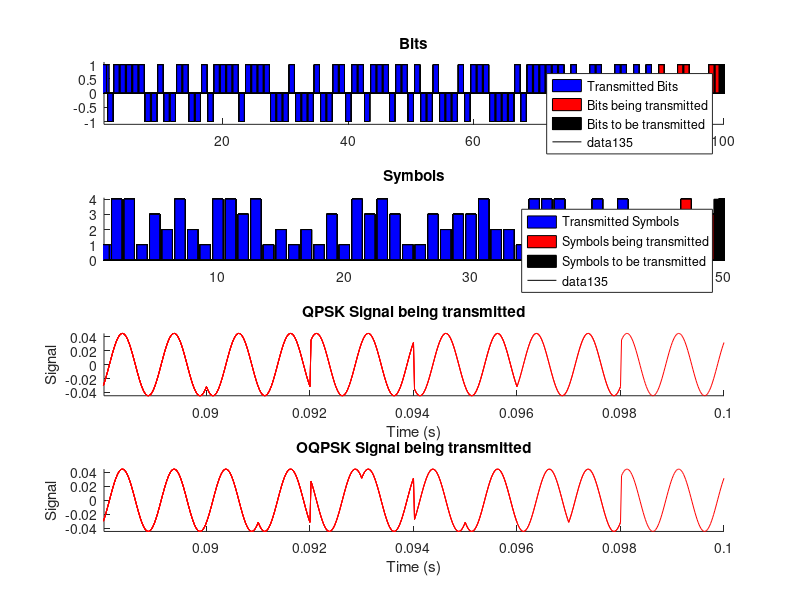

This figure's MATLAB source: (Note: this script raises an error after producing the figure.)
%   Simulating a OQPSK transmission
%   Nb bits are randomly generated and modulated to OQPSK
%   The random bits, the symbols and the OQPSK signal waveform are plotted
%   Also, the QPSK signal waveform is plotted to be compare with OQPSK
%   By Marcelino Silva, March 2nd, 2020

%Optional
clear all;
close all;

%Parameters
Tb = 1e-3;  %Bit duration (s)
T = 2*Tb;   %Symbol duration
t = [T/100:T/100:T]; %Time interval to plot one waveform period

nc = 2;     %Cycles number
fc = nc/T;  %Frequency

Eb = 1e-6;  %Bit energy
E = Eb*2;   %Symbol energy

Nb = 100;   %Number of bits to be transmitted
NM = Nb/2;  %Number of symbols to be transmitted

J = 6;   %Number of symbols to plot the signal waveform (symbols being transmitted)

%Base functions
phi1t = sqrt(2/T).*cos(2*pi*fc.*t);
phi2t = sqrt(2/T).*sin(2*pi*fc.*t);

%Signals: s1(t), s2(t), s3(t) and s4(t) for QPSK
i=1; s1t = +sqrt(E)*cos((2*i-1)*pi/4)*phi1t -sqrt(E)*sin((2*i-1)*pi/4)*phi2t;
i=2; s2t = +sqrt(E)*cos((2*i-1)*pi/4)*phi1t -sqrt(E)*sin((2*i-1)*pi/4)*phi2t;
i=3; s3t = +sqrt(E)*cos((2*i-1)*pi/4)*phi1t -sqrt(E)*sin((2*i-1)*pi/4)*phi2t;
i=4; s4t = +sqrt(E)*cos((2*i-1)*pi/4)*phi1t -sqrt(E)*sin((2*i-1)*pi/4)*phi2t;

%Random bits to be transmitted
bits = randn(Nb,1);
bits(find(bits<=0)) = -1; % -1 means bit 0
bits(find(bits>0)) = +1; % +1 means bit 1

%Symbols Codification
m = zeros(1,NM);
for i=1:2:Nb,
    if(bits(i)==+1),
        if(bits(i+1)==+1)  %symbol m4 = [1 1]
            m((i+1)/2) = 4;
        else            %symbo ml = [1 0]
            m((i+1)/2) = 1;
        end
    else
        if(bits(i+1)==+1)  %symbol m3 = [0 1]
            m((i+1)/2) = 3;
        else            %symbol m2 = [0 0]
            m((i+1)/2) = 2;
        end
    end
end

%offset
lt = length(t);
delay = lt/2;

%QPSK Signal
s = zeros(1,lt*NM);
for i=1:NM,
    if (m(i)==1)
        s(lt*(i-1)+1:lt*i) = s1t;
    elseif (m(i)==2)
        s(lt*(i-1)+1:lt*i) = s2t;
    elseif (m(i)==3)
        s(lt*(i-1)+1:lt*i) = s3t;
    elseif (m(i)==4)
        s(lt*(i-1)+1:lt*i) = s4t;
    end
end

%OQPSK signal
soff = zeros(1,lt*NM);
OFFSET = zeros(1,delay);

for i=1:NM,
    
    if (m(i)==1)
        inp  = +sqrt(E/2)*phi1t;
        quad = -sqrt(E/2)*phi2t;
        soff(lt*(i-1)+1:lt*i) = inp + [OFFSET quad(1:delay)];
        
    elseif (m(i)==2)
        inp  = -sqrt(E/2)*phi1t;
        quad = -sqrt(E/2)*phi2t;
        soff(lt*(i-1)+1:lt*i) = inp + [OFFSET quad(1:delay)];
    
    elseif (m(i)==3)
        inp  = -sqrt(E/2)*phi1t;
        quad = +sqrt(E/2)*phi2t;
        soff(lt*(i-1)+1:lt*i) = inp + [OFFSET quad(1:delay)];
        
    elseif (m(i)==4)
        inp  = +sqrt(E/2)*phi1t;
        quad = +sqrt(E/2)*phi2t;
        soff(lt*(i-1)+1:lt*i) = inp + [OFFSET quad(1:delay)];
        
    end
    
    OFFSET = quad(delay+1:lt);
end

%Plotting the simulation

%Index of symbols being trasmitted
beginM = 1;
endM= J;

%Index of bits being trasmitted
beginB = beginM*2-1;
endB = endM*2;

%Index of signal being trasmitted
beginS = 1;
endS = endM*lt;

%plotting bits
subplot(4,1,1);
hold on;
axis([1 Nb -1.1 1.1]);
bar((1:(beginB)),bits(1:beginB),'b');
bar((beginB:endB),bits(beginB:endB),'r');
bar((endB:Nb),bits(endB:Nb),'k');
title('Bits');
legend('Transmitted Bits','Bits being transmitted','Bits to be transmitted');

%plotting symbols
subplot(4,1,2);
hold on;
axis([1 NM 0 4.1]);
bar((1:(beginM)),m(1:beginM),'b');
bar((beginM:endM),m(beginM:endM),'r');
bar((endM:NM),m(endM:NM),'k');
title('Symbols');
legend('Transmitted Symbols','Symbols being transmitted','Symbols to be transmitted')

%plotting QPSK signal
subplot(4,1,3);
hold on;
title('QPSK Signal being transmitted');
xlabel('Time (s)');
ylabel('Signal');
    
%plotting QPSK signal
subplot(4,1,4);
hold on;
title('OQPSK Signal being transmitted');
xlabel('Time (s)');
ylabel('Signal');

while(endM<=NM),
    
    %plotting bits  
    subplot(4,1,1);
    bar((1:beginB),bits(1:beginB),'b'); %Transmitted Bits
    bar((beginB:endB),bits(beginB:endB),'r'); %Bits being transmitted 
    bar((endB:Nb),bits(endB:Nb),'k'); %Bits to be transmitted
    
    %plotting symbols  
    subplot(4,1,2);
    bar((1:beginM),m(1:beginM),'b'); %Transmitted Symbols
    bar((beginM:endM),m(beginM:endM),'r'); %Symbols being transmitted
    bar((endM:NM),m(endM:NM),'k'); %Symbols to be transmitted
    
    %plotting QPSK signal
    subplot(4,1,3);
    ts = [(T/100)+(beginM-1)*T:T/100:endM*T];
    plot(ts,s(beginS:endS),'r');
    axis([((T/100)+(beginM-1)*T) endM*T -1*sqrt(2*E/T) sqrt(2*E/T)]);
    
    %plotting OQPSK signal
    subplot(4,1,4);
    %ts = [(T/100)+(beginM-1)*T:T/100:endM*T];
    plot(ts,soff(beginS:endS),'r');
    axis([((T/100)+(beginM-1)*T) endM*T -1*sqrt(2*E/T) sqrt(2*E/T)]);
    
    %update indexes
    beginM = beginM + 1;
    endM = endM + 1;
    
    beginB = beginM*2-1;
    endB = endM*2;
    
    beginS = beginS + lt;
    endS = endS + lt;
    
    pause(0.7);
    
end;

%Plotting the costellation and the decision regions

v = [+sqrt(E)*cos((2*1-1)*pi/4) -sqrt(E)*sin((2*1-1)*pi/4) +sqrt(E)*cos((2*2-1)*pi/4) -sqrt(E)*sin((2*2-1)*pi/4) ...
    +sqrt(E)*cos((2*3-1)*pi/4) -sqrt(E)*sin((2*3-1)*pi/4) +sqrt(E)*cos((2*4-1)*pi/4) -sqrt(E)*sin((2*4-1)*pi/4)];

decision_regions(v,2*sqrt(E/2),2*sqrt(E/2),'OQPSK Constellation','Phi1(t)','Phi2(t)');

%It is all